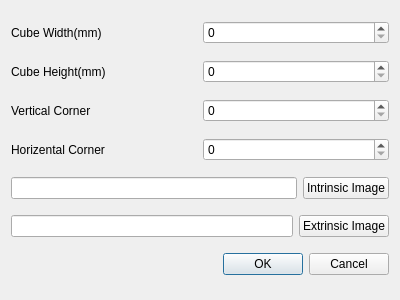
<?xml version="1.0" encoding="UTF-8"?>
<ui version="4.0">
 <class>Dialog</class>
 <widget class="QWidget" name="Dialog">
  <property name="geometry">
   <rect>
    <x>0</x>
    <y>0</y>
    <width>400</width>
    <height>300</height>
   </rect>
  </property>
  <property name="windowTitle">
   <string>Form</string>
  </property>
  <layout class="QVBoxLayout" name="verticalLayout">
   <item>
    <layout class="QHBoxLayout" name="horizontalLayout_4">
     <item>
      <widget class="QLabel" name="label_4">
       <property name="text">
        <string>Cube Width(mm)</string>
       </property>
      </widget>
     </item>
     <item>
      <widget class="QSpinBox" name="cube_wid"/>
     </item>
    </layout>
   </item>
   <item>
    <layout class="QHBoxLayout" name="horizontalLayout_3">
     <item>
      <widget class="QLabel" name="label_3">
       <property name="text">
        <string>Cube Height(mm)</string>
       </property>
      </widget>
     </item>
     <item>
      <widget class="QSpinBox" name="cube_hei"/>
     </item>
    </layout>
   </item>
   <item>
    <layout class="QHBoxLayout" name="horizontalLayout_7">
     <item>
      <widget class="QLabel" name="label_2">
       <property name="text">
        <string>Vertical Corner</string>
       </property>
      </widget>
     </item>
     <item>
      <widget class="QSpinBox" name="verti_corner"/>
     </item>
    </layout>
   </item>
   <item>
    <layout class="QHBoxLayout" name="horizontalLayout">
     <item>
      <widget class="QLabel" name="label">
       <property name="text">
        <string>Horizental Corner</string>
       </property>
      </widget>
     </item>
     <item>
      <widget class="QSpinBox" name="horiz_corner"/>
     </item>
    </layout>
   </item>
   <item>
    <layout class="QHBoxLayout" name="horizontalLayout_5">
     <item>
      <widget class="QLineEdit" name="img_file_in"/>
     </item>
     <item>
      <widget class="QPushButton" name="open_file_in">
       <property name="text">
        <string>Intrinsic Image</string>
       </property>
       <property name="autoDefault">
        <bool>false</bool>
       </property>
      </widget>
     </item>
    </layout>
   </item>
   <item>
    <layout class="QHBoxLayout" name="horizontalLayout_6">
     <item>
      <widget class="QLineEdit" name="img_file_ex"/>
     </item>
     <item>
      <widget class="QPushButton" name="open_file_ex">
       <property name="text">
        <string>Extrinsic Image</string>
       </property>
       <property name="autoDefault">
        <bool>false</bool>
       </property>
      </widget>
     </item>
    </layout>
   </item>
   <item>
    <widget class="QDialogButtonBox" name="buttonBox">
     <property name="orientation">
      <enum>Qt::Orientation::Horizontal</enum>
     </property>
     <property name="standardButtons">
      <set>QDialogButtonBox::StandardButton::Cancel|QDialogButtonBox::StandardButton::Ok</set>
     </property>
    </widget>
   </item>
  </layout>
 </widget>
 <resources/>
 <connections/>
</ui>
